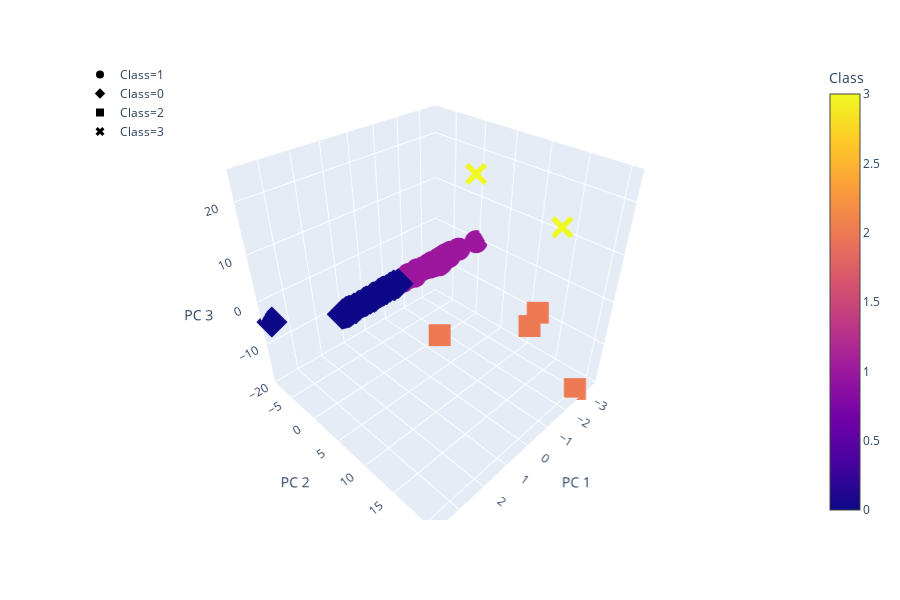

Write notebook code for a chart like this one.
### Markdown cell above
# Visualizing Results

### Code cell
# Create 3D scatter plot to plot the clusters using the clustered_df DataFrame
fig = px.scatter_3d(clustered_df, x= "PC 1", y="PC 2",z="PC 3",
                    color="Class", symbol="Class", hover_name="CoinName",
                    hover_data=["Algorithm"])
fig.update_layout(legend = {"x":0,"y":1})
fig.show()

### Figure 1 — Plotly figure (JSON) as saved in the notebook; plotly's stock layout.template omitted (floating-point values rounded to 4 significant figures; data arrays with more than 128 entries replaced by an {"elided": "..."} marker saying what was removed)
{"data": [{"customdata": {"elided": "365x1 str values"}, "hoverlabel": {"namelength": 0}, "hovertemplate": "<b>%{hovertext}</b><br><br>Class=%{marker.color}<br>PC 1=%{x}<br>PC 2=%{y}<br>PC 3=%{z}<br>Algorithm=%{customdata[0]}", "hovertext": {"elided": "365 str values"}, "legendgroup": "Class=1", "marker": {"color": {"elided": "365 int values"}, "coloraxis": "coloraxis", "symbol": "circle"}, "mode": "markers", "name": "Class=1", "scene": "scene", "showlegend": true, "type": "scatter3d", "x": {"elided": "365 float values"}, "y": {"elided": "365 float values"}, "z": {"elided": "365 float values"}}, {"customdata": {"elided": "314x1 str values"}, "hoverlabel": {"namelength": 0}, "hovertemplate": "<b>%{hovertext}</b><br><br>Class=%{marker.color}<br>PC 1=%{x}<br>PC 2=%{y}<br>PC 3=%{z}<br>Algorithm=%{customdata[0]}", "hovertext": {"elided": "314 str values"}, "legendgroup": "Class=0", "marker": {"color": {"elided": "314 int values"}, "coloraxis": "coloraxis", "symbol": "diamond"}, "mode": "markers", "name": "Class=0", "scene": "scene", "showlegend": true, "type": "scatter3d", "x": {"elided": "314 float values"}, "y": {"elided": "314 float values"}, "z": {"elided": "314 float values"}}, {"customdata": [["VeChainThor Authority"], ["Proof-of-Authority"], ["ECC 256K1"], ["Leased POS"]], "hoverlabel": {"namelength": 0}, "hovertemplate": "<b>%{hovertext}</b><br><br>Class=%{marker.color}<br>PC 1=%{x}<br>PC 2=%{y}<br>PC 3=%{z}<br>Algorithm=%{customdata[0]}", "hovertext": ["Vechain", "Poa Network", "Acute Angle Cloud", "Waves"], "legendgroup": "Class=2", "marker": {"color": [2, 2, 2, 2], "coloraxis": "coloraxis", "symbol": "square"}, "mode": "markers", "name": "Class=2", "scene": "scene", "showlegend": true, "type": "scatter3d", "x": [-0.4476, -2.781, -2.511, -1.249], "y": [4.876, 20.49, 14.1, 16.34], "z": [-10.78, -18.83, -4.313, -1.3]}, {"customdata": [["Proof-of-BibleHash"], ["SHA-256 + Hive"]], "hoverlabel": {"namelength": 0}, "hovertemplate": "<b>%{hovertext}</b><br><br>Class=%{marker.color}<br>PC 1=%{x}<br>PC 2=%{y}<br>PC 3=%{z}<br>Algorithm=%{customdata[0]}", "hovertext": ["BiblePay", "LitecoinCash"], "legendgroup": "Class=3", "marker": {"color": [3, 3], "coloraxis": "coloraxis", "symbol": "x"}, "mode": "markers", "name": "Class=3", "scene": "scene", "showlegend": true, "type": "scatter3d", "x": [-0.8359, -2.124], "y": [8.619, 16.67], "z": [24.29, 16.45]}], "layout": {"coloraxis": {"colorbar": {"title": {"text": "Class"}}, "colorscale": [[0, "#0d0887"], [0.1111, "#46039f"], [0.2222, "#7201a8"], [0.3333, "#9c179e"], [0.4444, "#bd3786"], [0.5556, "#d8576b"], [0.6667, "#ed7953"], [0.7778, "#fb9f3a"], [0.8889, "#fdca26"], [1, "#f0f921"]]}, "height": 600, "legend": {"tracegroupgap": 0, "x": 0, "y": 1}, "margin": {"t": 60}, "scene": {"domain": {"x": [0, 0.98], "y": [0, 1]}, "xaxis": {"title": {"text": "PC 1"}}, "yaxis": {"title": {"text": "PC 2"}}, "zaxis": {"title": {"text": "PC 3"}}}}}
